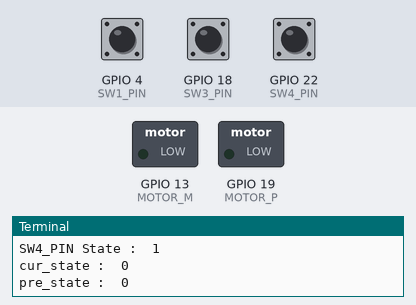
A program run on a simulated Raspberry Pi (BCM pin numbers). Parts: switched loads named in the program (green lamp = pin HIGH), the last lines printed to the terminal. Inputs (shaded band) come from the test bench; at power-on: GPIO 4 (SW1_PIN) HIGH, GPIO 18 (SW3_PIN) HIGH, GPIO 22 (SW4_PIN) HIGH.

Above: at 1.2 s.
1.3 s: GPIO 4 (SW1_PIN) pulled LOW for 0.6 s
At 2.7 s:
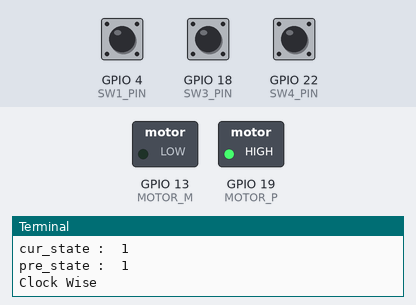
3.4 s: GPIO 18 (SW3_PIN) pulled LOW for 0.6 s
At 4.8 s:
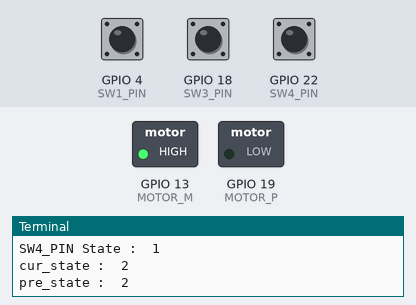
5.5 s: GPIO 4 (SW1_PIN) pulled LOW for 1 s
At 7.7 s:
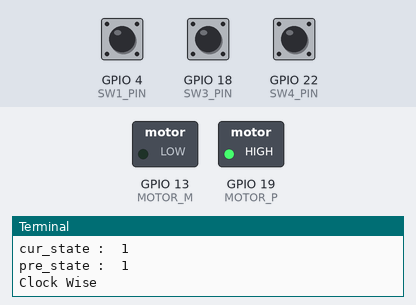
8.0 s: GPIO 18 (SW3_PIN) pulled LOW for 1 s
At 9.9 s:
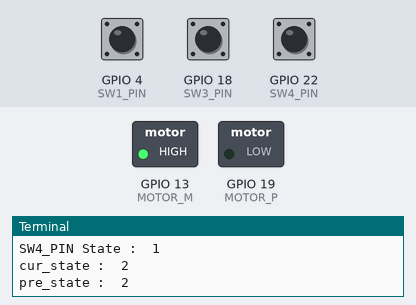
Timing chart, 0 to 11.4 s (numbered marks = the images above; inputs shaded):
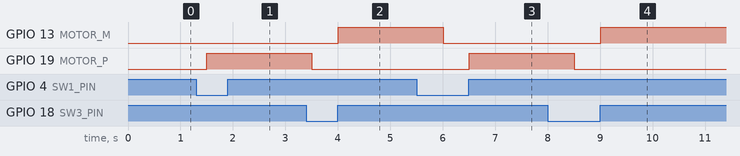

The program:

0314_assign_1.5.py
```python
# OKAY ---> 완성!!!!

import RPi.GPIO as GPIO
import time

GPIO.setmode(GPIO.BCM)
GPIO.setwarnings(False)

MOTOR_P = 19
MOTOR_M = 13

SW1_PIN = 4
SW3_PIN = 18
SW4_PIN = 22

cur_state = 0
pre_state = 0


if __name__ == "__main__":
    GPIO.setup(MOTOR_P, GPIO.OUT)
    GPIO.setup(MOTOR_M, GPIO.OUT)

    GPIO.setup(SW1_PIN, GPIO.IN)
    GPIO.setup(SW3_PIN, GPIO.IN)
    GPIO.setup(SW4_PIN, GPIO.IN)

    try:
        while(True):
            pre_state = cur_state

            print("SW1_PIN State : ", GPIO.input(SW1_PIN))
            print("SW3_PIN State : ", GPIO.input(SW3_PIN))
            print("SW4_PIN State : ", GPIO.input(SW4_PIN))
            print("cur_state : ", cur_state)
            print("pre_state : ", pre_state)
            # 0.5초간 대기한다.
            time.sleep(0.5)


            if GPIO.input(SW1_PIN)==0:
                cur_state = 1
            elif GPIO.input(SW3_PIN)==0:
                cur_state = 2
            elif GPIO.input(SW4_PIN)==0:
                cur_state = 0
            else:
                cur_state = cur_state


            if cur_state == 1:
                if pre_state == 2:
                    GPIO.output(MOTOR_P, GPIO.LOW)
                    GPIO.output(MOTOR_M, GPIO.LOW)
                    print("Stop")
                    time.sleep(0.5)
                GPIO.output(MOTOR_P, GPIO.HIGH)
                GPIO.output(MOTOR_M, GPIO.LOW)
                print("Clock Wise")
                time.sleep(0.5)
            elif cur_state == 2:
                if pre_state == 1:
                    GPIO.output(MOTOR_P, GPIO.LOW)
                    GPIO.output(MOTOR_M, GPIO.LOW)
                    print("Stop")
                    time.sleep(0.5)
                GPIO.output(MOTOR_P, GPIO.LOW)
                GPIO.output(MOTOR_M, GPIO.HIGH)
                print("Reversed Clock Wise")
                time.sleep(0.5)
            elif cur_state == 0:
                GPIO.output(MOTOR_P, GPIO.LOW)
                GPIO.output(MOTOR_M, GPIO.LOW)
                print("Stop")
                time.sleep(0.5)


    except KeyboardInterrupt:
        GPIO.cleanup()
```

Measured:
- after the input at 1.3 s, GPIO 19 (MOTOR_P): LOW → HIGH after 0.20 s
- after the input at 3.4 s, GPIO 13 (MOTOR_M): LOW → HIGH after 0.61 s; GPIO 19 (MOTOR_P): HIGH → LOW after 0.11 s
- after the input at 5.5 s, GPIO 13 (MOTOR_M): HIGH → LOW after 0.51 s; GPIO 19 (MOTOR_P): LOW → HIGH after 1.0 s
- after the input at 8.0 s, GPIO 13 (MOTOR_M): LOW → HIGH after 1.0 s; GPIO 19 (MOTOR_P): HIGH → LOW after 0.51 s
